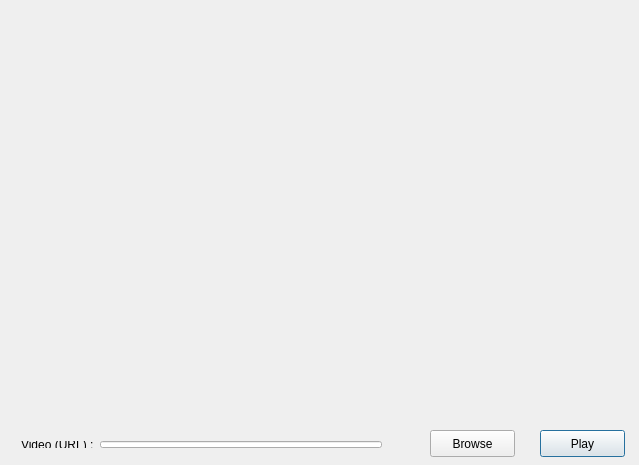
<?xml version="1.0" encoding="UTF-8"?>
<ui version="4.0">
 <class>Dialog</class>
 <widget class="QDialog" name="Dialog">
  <property name="geometry">
   <rect>
    <x>0</x>
    <y>0</y>
    <width>639</width>
    <height>465</height>
   </rect>
  </property>
  <property name="windowTitle">
   <string>Dialog</string>
  </property>
  <widget class="QPushButton" name="playPushButton">
   <property name="geometry">
    <rect>
     <x>540</x>
     <y>430</y>
     <width>85</width>
     <height>27</height>
    </rect>
   </property>
   <property name="text">
    <string>Play</string>
   </property>
  </widget>
  <widget class="QPushButton" name="browsePushButton">
   <property name="geometry">
    <rect>
     <x>430</x>
     <y>430</y>
     <width>85</width>
     <height>27</height>
    </rect>
   </property>
   <property name="text">
    <string>Browse</string>
   </property>
  </widget>
  <widget class="QWidget" name="videoDisplayWidget" native="true">
   <property name="geometry">
    <rect>
     <x>10</x>
     <y>10</y>
     <width>621</width>
     <height>401</height>
    </rect>
   </property>
  </widget>
  <widget class="QWidget" name="">
   <property name="geometry">
    <rect>
     <x>10</x>
     <y>430</y>
     <width>383</width>
     <height>29</height>
    </rect>
   </property>
   <layout class="QHBoxLayout" name="horizontalLayout">
    <item>
     <widget class="QLabel" name="videoLabel">
      <property name="text">
       <string>Video (URL) :</string>
      </property>
     </widget>
    </item>
    <item>
     <widget class="QLineEdit" name="VideoURLLineEdit"/>
    </item>
   </layout>
  </widget>
 </widget>
 <layoutdefault spacing="6" margin="11"/>
 <resources/>
 <connections/>
</ui>
